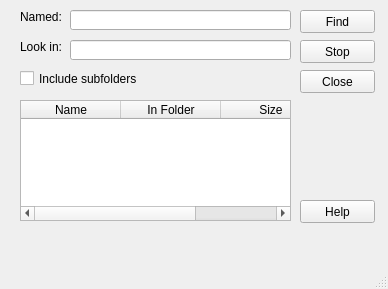
<?xml version="1.0" encoding="UTF-8"?>
<ui version="4.0">
 <class>MainWindow</class>
 <widget class="QMainWindow" name="MainWindow">
  <property name="geometry">
   <rect>
    <x>0</x>
    <y>0</y>
    <width>388</width>
    <height>289</height>
   </rect>
  </property>
  <property name="windowTitle">
   <string>MainWindow</string>
  </property>
  <widget class="QWidget" name="centralWidget">
   <widget class="QLabel" name="namedLabel">
    <property name="geometry">
     <rect>
      <x>20</x>
      <y>10</y>
      <width>47</width>
      <height>13</height>
     </rect>
    </property>
    <property name="text">
     <string>Named:</string>
    </property>
   </widget>
   <widget class="QLabel" name="lookInLabel">
    <property name="geometry">
     <rect>
      <x>20</x>
      <y>40</y>
      <width>47</width>
      <height>13</height>
     </rect>
    </property>
    <property name="text">
     <string>Look in:</string>
    </property>
   </widget>
   <widget class="QLineEdit" name="namedLineEdit">
    <property name="geometry">
     <rect>
      <x>70</x>
      <y>10</y>
      <width>221</width>
      <height>20</height>
     </rect>
    </property>
   </widget>
   <widget class="QLineEdit" name="lookInLineEdit">
    <property name="geometry">
     <rect>
      <x>70</x>
      <y>40</y>
      <width>221</width>
      <height>20</height>
     </rect>
    </property>
   </widget>
   <widget class="QCheckBox" name="subfoldersCheckBox">
    <property name="geometry">
     <rect>
      <x>20</x>
      <y>70</y>
      <width>131</width>
      <height>17</height>
     </rect>
    </property>
    <property name="text">
     <string>Include subfolders</string>
    </property>
   </widget>
   <widget class="QTableWidget" name="tableWidget">
    <property name="geometry">
     <rect>
      <x>20</x>
      <y>100</y>
      <width>271</width>
      <height>121</height>
     </rect>
    </property>
    <column>
     <property name="text">
      <string>Name</string>
     </property>
    </column>
    <column>
     <property name="text">
      <string>In Folder</string>
     </property>
    </column>
    <column>
     <property name="text">
      <string>Size</string>
     </property>
    </column>
   </widget>
   <widget class="QPushButton" name="findButton">
    <property name="geometry">
     <rect>
      <x>300</x>
      <y>10</y>
      <width>75</width>
      <height>23</height>
     </rect>
    </property>
    <property name="text">
     <string>Find</string>
    </property>
   </widget>
   <widget class="QPushButton" name="stopButton">
    <property name="geometry">
     <rect>
      <x>300</x>
      <y>40</y>
      <width>75</width>
      <height>23</height>
     </rect>
    </property>
    <property name="text">
     <string>Stop</string>
    </property>
   </widget>
   <widget class="QPushButton" name="closeButton">
    <property name="geometry">
     <rect>
      <x>300</x>
      <y>70</y>
      <width>75</width>
      <height>23</height>
     </rect>
    </property>
    <property name="text">
     <string>Close</string>
    </property>
   </widget>
   <widget class="QPushButton" name="helpButton">
    <property name="geometry">
     <rect>
      <x>300</x>
      <y>200</y>
      <width>75</width>
      <height>23</height>
     </rect>
    </property>
    <property name="text">
     <string>Help</string>
    </property>
   </widget>
  </widget>
  <widget class="QStatusBar" name="statusBar"/>
 </widget>
 <layoutdefault spacing="6" margin="11"/>
 <resources/>
 <connections/>
</ui>
